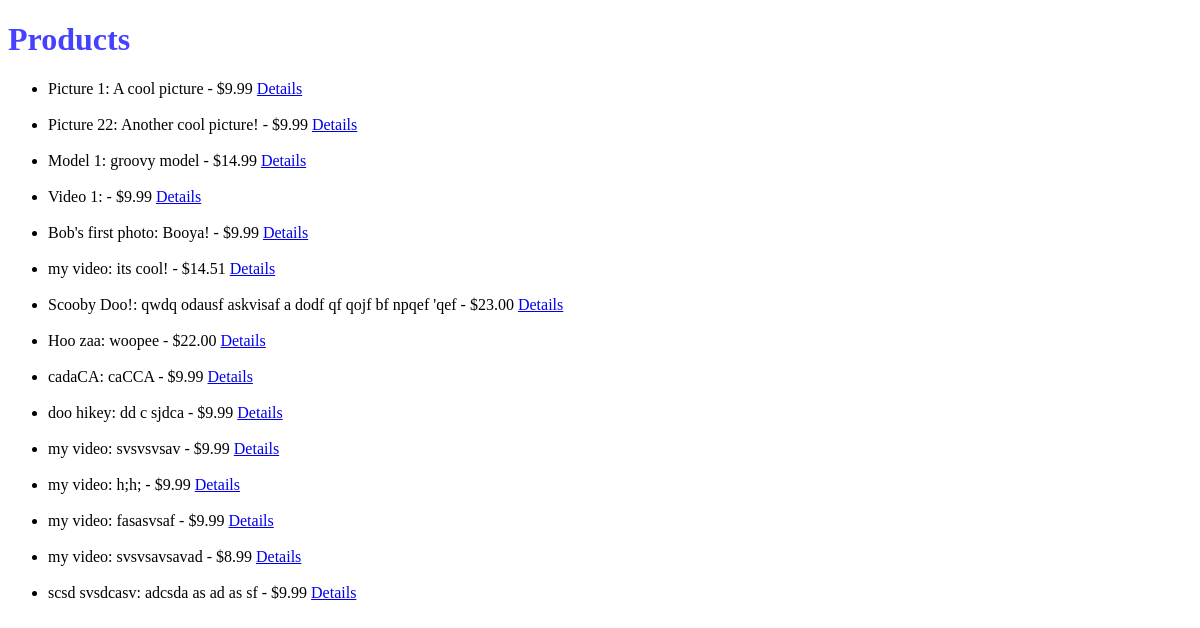
Before: /products/ with the older database file.
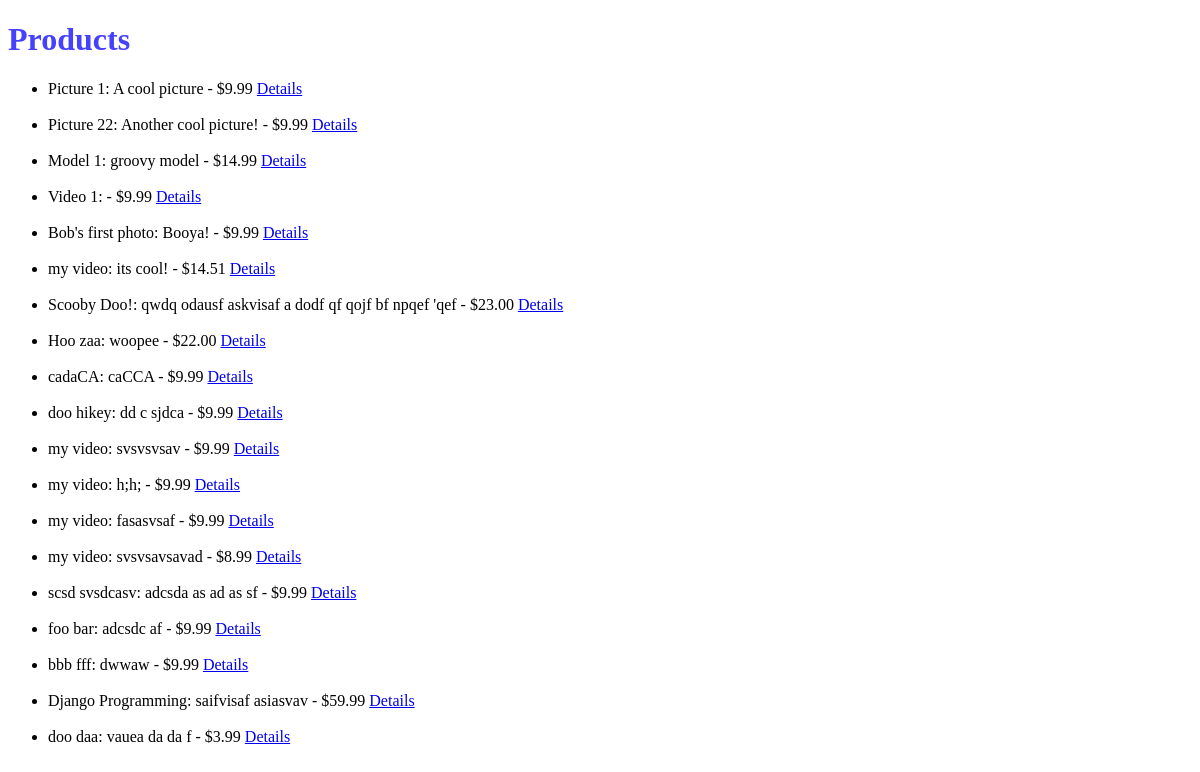
After: the same page with the newer database file.
### products/models.py (models this page shows, shortened)
class Product(m.Model):
    owner = m.ForeignKey(User, related_name='product_owner')
    managers = m.ManyToManyField(User, related_name='product_managers', blank=True)
    title = m.CharField(max_length=30)
    slug = m.SlugField(blank=True, unique=True)
    description = m.TextField(blank=True)
    media = m.FileField(blank=True, null=True, upload_to=media_location)
    price = m.DecimalField(max_digits=100, decimal_places=2, default=9.99)
    sale_price = m.DecimalField(max_digits=100, decimal_places=2, default=6.99, null=True, blank=True)
    is_available = m.BooleanField()  # is the product available to purchase?
    def __str__(self):
        return self.title

### products/views.py (the view)
class ProductListView(ListView):
    model = Product
    def get_context_data(self, **kwargs):
        context = super(ProductListView, self).get_context_data()
        print(context)
        context['queryset'] = self.get_queryset()
        return context

### templates/products/product_list.html (shortened to what this page needs)
{% extends 'base.html'%}
{% block content %}
<h1>Products</h1>
<ul>
    {% for instance in object_list %}
        <li> {{ instance }}: {{ instance.description }} - ${{ instance.price }} <a href="{% url 'products:detail' instance.id %}">Details</a></li>
        <br></li>
    {% empty %}
        <li>No Products have been registered yet</li>
    {% endfor %}
</ul>
{% endblock %}

### templates/base.html (shortened to what this page needs)
{% load staticfiles %}
<!DOCTYPE html>
<html lang="en">
<head>
</head>
    <link rel="stylesheet" href="{% static 'css/base.css' %}" />
<body>
    {% block content %}{% endblock content %}
</body>
</html>

### static/css/base.css (style rules this page uses)
h1 { color: #4640ff; }

Changed rows visible on the page:
added Product: title "foo bar", description "adcsdc af", price "9.99"
added Product: title "bbb fff", description "dwwaw", price "9.99"
added Product: title "Django Programming", description "saifvisaf asiasvav", price "59.99"
added Product: title "doo daa", description "vauea da da f", price "3.99"
